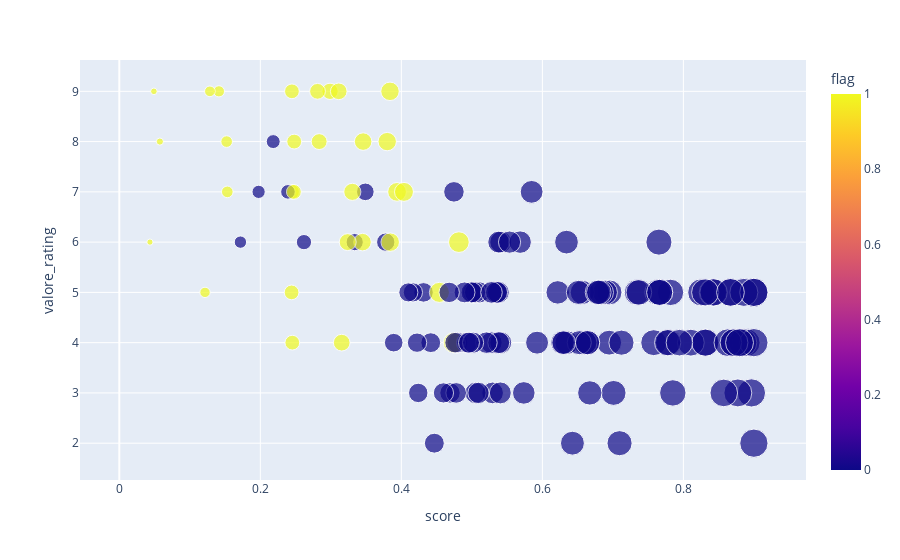

Source (notebook cell):
### Markdown cell above
## Scatterplot valore_rating vs score (col flag)

### Code cell
unione_no_NA = unione.dropna()
fig = px.scatter(unione_no_NA, y="valore_rating", x="score", color='flag', size='score')
fig.show()

### Figure 1 — Plotly figure (JSON) as saved in the notebook; plotly's stock layout.template omitted (floating-point values rounded to 4 significant figures; data arrays with more than 128 entries replaced by an {"elided": "..."} marker saying what was removed)
{"data": [{"hovertemplate": "score=%{marker.size}<br>valore_rating=%{y}<br>flag=%{marker.color}<extra></extra>", "legendgroup": "", "marker": {"color": {"elided": "140 int values"}, "coloraxis": "coloraxis", "size": {"elided": "140 float values"}, "sizemode": "area", "sizeref": 0.00225, "symbol": "circle"}, "mode": "markers", "name": "", "orientation": "v", "showlegend": false, "type": "scatter", "x": {"elided": "140 float values"}, "xaxis": "x", "y": {"elided": "140 int values"}, "yaxis": "y"}], "layout": {"coloraxis": {"colorbar": {"title": {"text": "flag"}}, "colorscale": [[0, "#0d0887"], [0.1111, "#46039f"], [0.2222, "#7201a8"], [0.3333, "#9c179e"], [0.4444, "#bd3786"], [0.5556, "#d8576b"], [0.6667, "#ed7953"], [0.7778, "#fb9f3a"], [0.8889, "#fdca26"], [1, "#f0f921"]]}, "legend": {"itemsizing": "constant", "tracegroupgap": 0}, "margin": {"t": 60}, "xaxis": {"anchor": "y", "domain": [0, 1], "title": {"text": "score"}}, "yaxis": {"anchor": "x", "domain": [0, 1], "title": {"text": "valore_rating"}}}}
